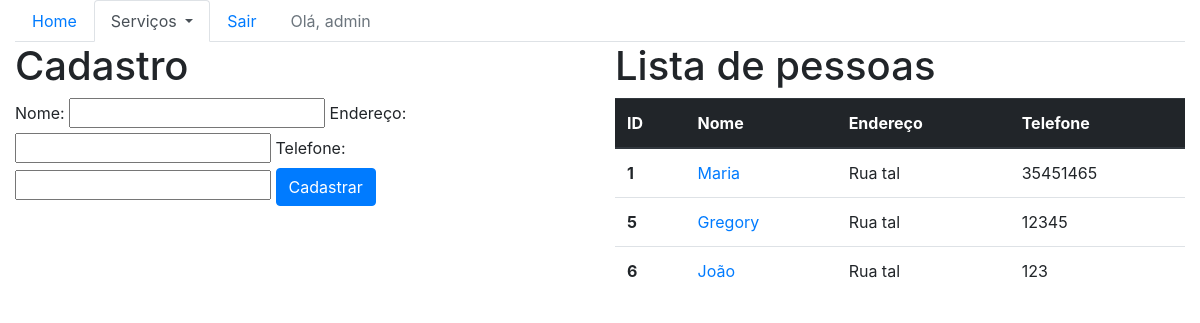
Before: /sistema/pessoas (signed in) with the older database file.
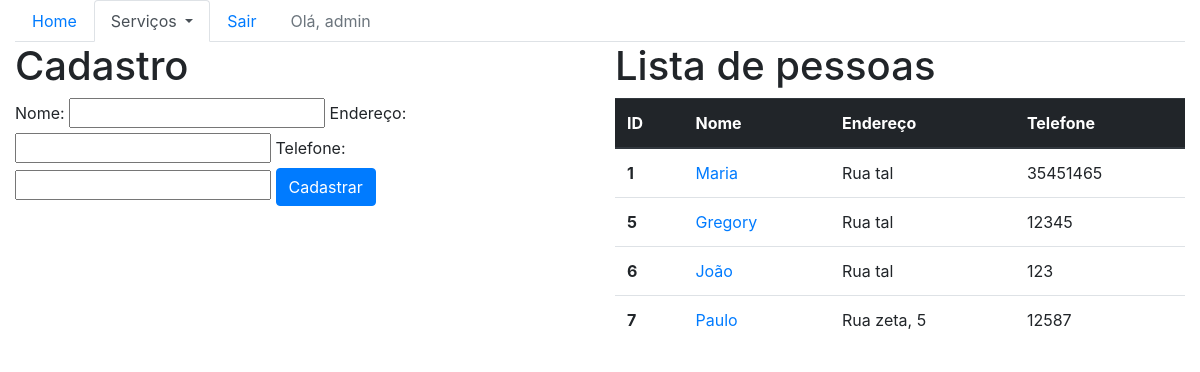
After: the same page with the newer database file.
### core/models.py (models this page shows, shortened)
class Pessoa(models.Model):
    nome = models.CharField(max_length=100)
    endereco = models.CharField("endereço", max_length=200)
    telefone = models.CharField(max_length=20)
    class Meta:
        verbose_name = "Pessoa"
        verbose_name_plural = "Pessoas"

### core/views.py (the view)
# urls.py: path('pessoas', lista_pessoas, name='core_lista_pessoas'),
@login_required
def lista_pessoas(request):
    pessoas = Pessoa.objects.all()
    form = PessoaForm()
    data = {'pessoas': pessoas, 'form': form}
    return render(request, 'core/lista_pessoas.html', data)

### core/forms.py
class PessoaForm(ModelForm):
    class Meta:
        model = Pessoa
        fields = ('__all__')

### core/templates/core/lista_pessoas.html (shortened to what this page needs)
{% extends 'base.html' %}
{% load bootstrap %}
{% block main %}
    <div class="row">
        <div class="col-sm-6">
            <h1>Cadastro</h1>
            <form action=" {% url 'core_pessoa_novo' %} " method="POST">
                {{ form|bootstrap }}
                <button class="btn btn-primary" type="submit">
                    Cadastrar
                </button>
            </form>
        </div>
        <div class="col-sm-6">
            <h1>Lista de pessoas</h1>
            <table class="table">
                <thead class="thead-dark">
                    <tr>
                        <th scope="col">ID</th>
                        <th scope="col">Nome</th>
                        <th scope="col">Endereço</th>
                        <th scope="col">Telefone</th>
                    </tr>
                </thead>
                <tbody>
                    {% for pessoa in pessoas %}
                        <tr>
                            <th scope="row">{{ pessoa.id }}</th>
                            <td>
                                <a href="{% url 'core_pessoa_update' pessoa.id %}">
                                    {{ pessoa.nome }}
                                </a>
                            </td>
                            <td>{{ pessoa.endereco }}</td>
                            <td>{{ pessoa.telefone }}</td>
                        </tr>
                    {% endfor %}
                </tbody>
            </table>
        </div>
    </div>
{% endblock main %}

Changed rows visible on the page:
added Pessoa: id "7", nome "Paulo", endereco "Rua zeta, 5", telefone "12587"
